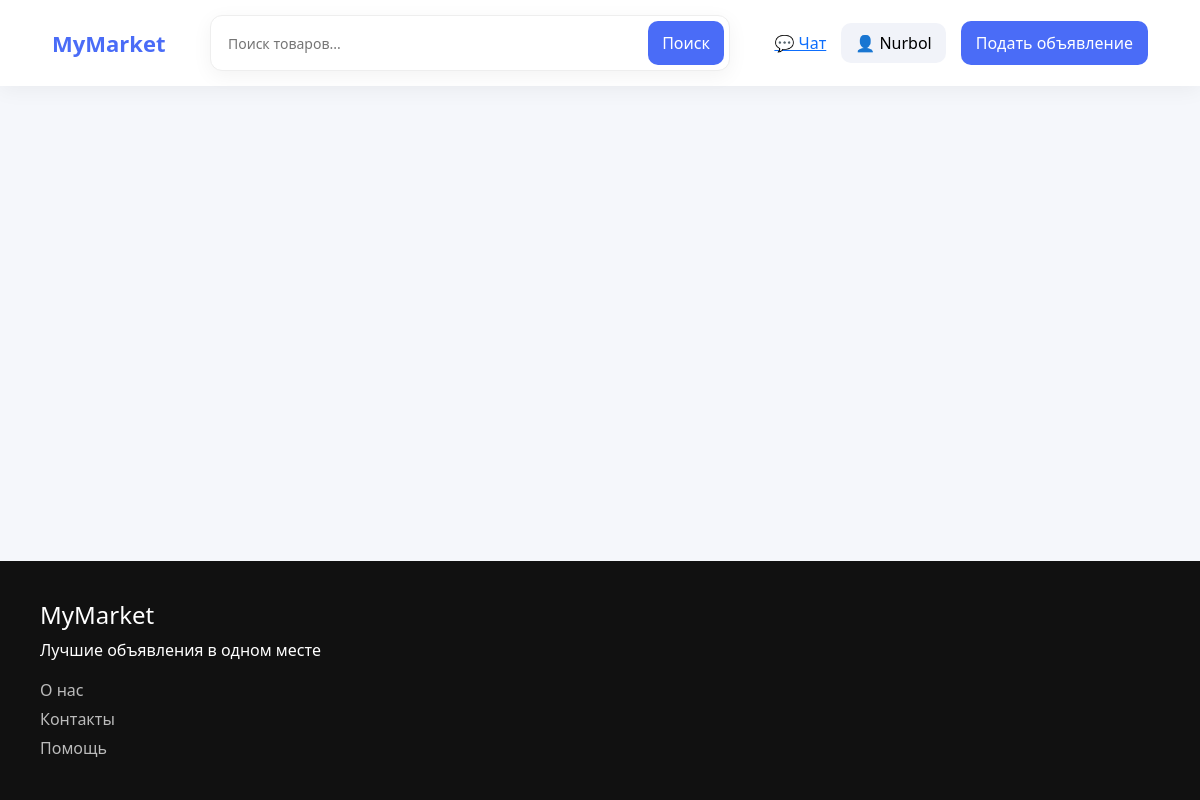
/MyProducts (signed in), run on an earlier commit of the app's database.
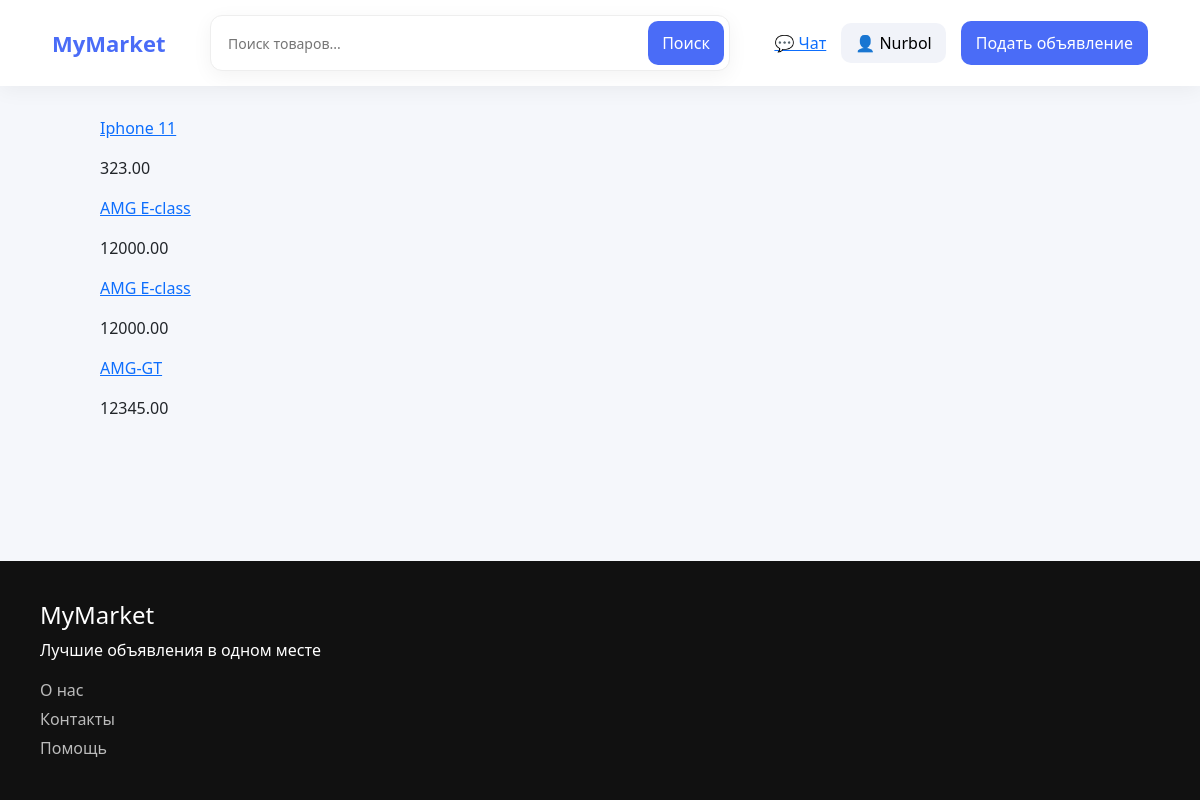
And on a later commit of the database.
### main/models.py (models this page shows, shortened)
class Product(models.Model):
    category = models.ForeignKey(Category, on_delete=models.CASCADE)
    subcategory = models.ForeignKey(SubCategory,on_delete=models.CASCADE, related_name="products")
    name = models.CharField(max_length=50)
    description = models.TextField()
    price = models.DecimalField(max_digits=20,decimal_places=2,blank=False)
    created_at = models.DateTimeField(auto_now_add=True)
    author = models.ForeignKey(settings.AUTH_USER_MODEL, on_delete=models.CASCADE)

### main/views.py (the view)
# urls.py: path("MyProducts", MyProducts.as_view(), name='MyProducts'),
class MyProducts(LoginRequiredMixin,ListView):
    model = Product
    context_object_name = 'products'
    template_name = 'main/MyProducts.html'
    def get_queryset(self):
        qs = super().get_queryset()
        qs = qs.filter(author=self.request.user)
        return qs

### main/templates/main/MyProducts.html
{% extends "main/base.html" %}
{% block section %}
    {% for product in products %}
        <a href="{% url 'main:Product' pk=product.id%}">
            <p>{{product.name}}</p></a>
            <p>{{product.price}}</p>
    {% endfor %}
{% endblock section %}

What changed in the data, as far as the page shows it:
added Product: name "Iphone 11", price "323.00"
added Product: name "AMG E-class", price "12000.00"
added Product: name "AMG E-class", price "12000.00"
added Product: name "AMG-GT", price "12345.00"
